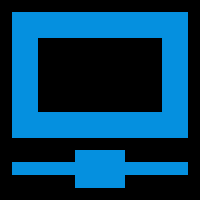
#> input picture Test/app/icons/test.png, 200 x 200 px, found by its file name
$ python pojie.py
#> lines starting #> are read from the running program, lines starting #| are printed output that depends on the picture
import cv2


def break_capcha():
	imgpath="D:/test.png"
	img=cv2.imread(imgpath)
#> img is the input picture: shape (200, 200, 3); mean B, G, R 92.2, 59.5, 2
	img=cv2.resize(img,(325,201))
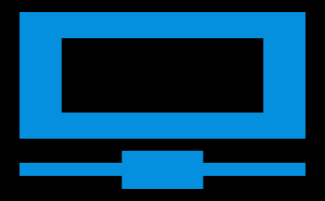
#> img: shape (201, 325, 3); mean B, G, R 92.2, 59.5, 2
	cv2.namedWindow("img")
	cv2.imshow("img", img)
	cv2.waitKey(0)
	cv2.destroyAllWindows()


break_capcha()

$ run again, with Test/app/icons/catalogue.png copied over Test/app/icons/test.png
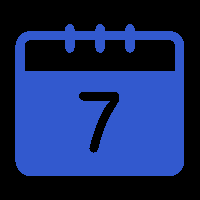
#> input picture Test/app/icons/catalogue.png, 200 x 200 px, found by its file name
#> in break_capcha, img is the input picture: shape (200, 200, 3); mean B, G, R 99.7, 43.1, 24.2
#> in break_capcha, `img=cv2.resize(img,(325,201))`:
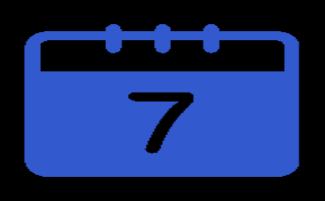
#> img: shape (201, 325, 3); mean B, G, R 99.7, 43.1, 24.2

$ run again, with Test/app/icons/close.png copied over Test/app/icons/test.png
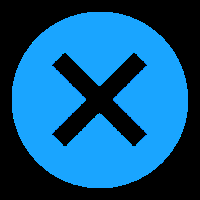
#> input picture Test/app/icons/close.png, 200 x 200 px, found by its file name
#> in break_capcha, img is the input picture: shape (200, 200, 3); mean B, G, R 132.4, 85.6, 13.3
#> in break_capcha, `img=cv2.resize(img,(325,201))`:
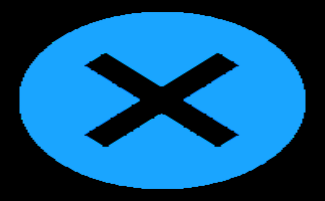
#> img: shape (201, 325, 3); mean B, G, R 132.4, 85.6, 13.3

$ run again, with Test/app/icons/down.png copied over Test/app/icons/test.png
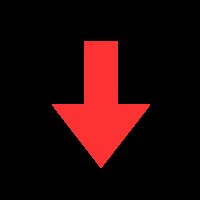
#> input picture Test/app/icons/down.png, 200 x 200 px, found by its file name
#> in break_capcha, img is the input picture: shape (200, 200, 3); mean B, G, R 6.8, 6.8, 34.1
#> in break_capcha, `img=cv2.resize(img,(325,201))`:
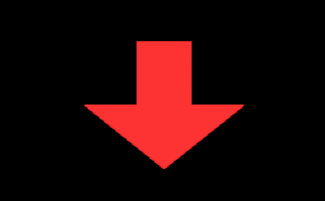
#> img: shape (201, 325, 3); mean B, G, R 6.8, 6.8, 34.1
